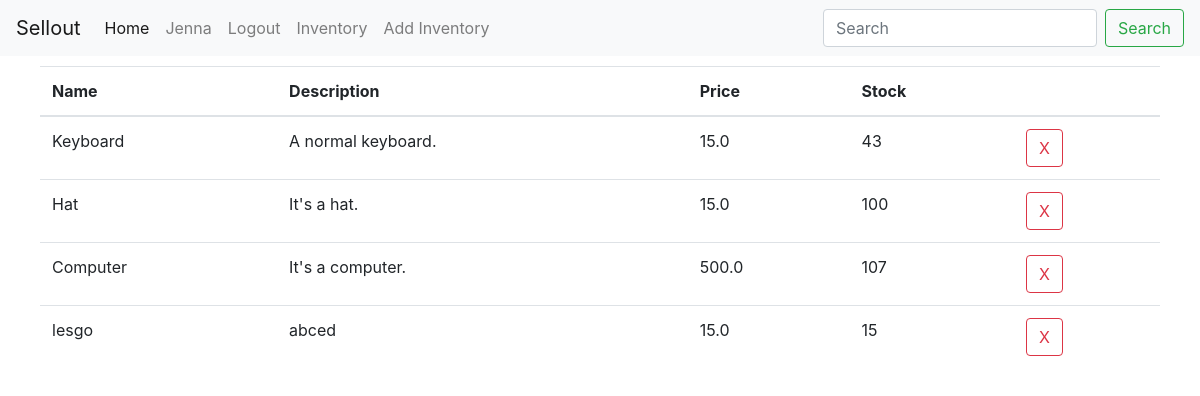
Before: /inventory (signed in) with the older database file.
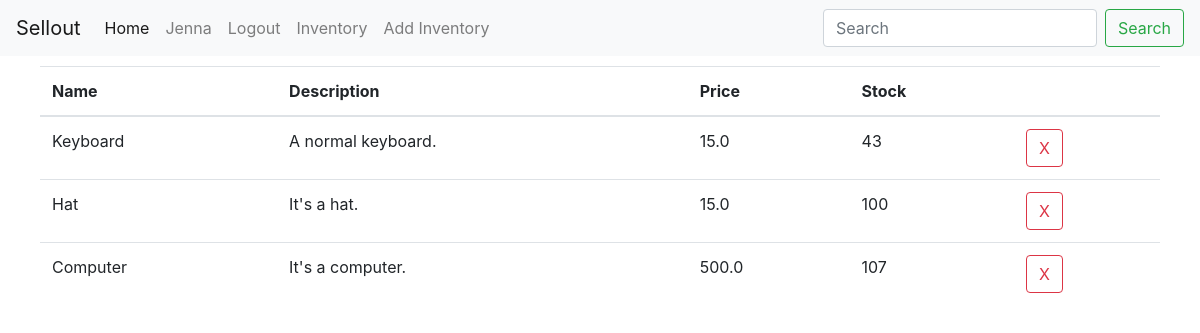
After: the same page with the newer database file.
### app/models.py (models this page shows, shortened)
class User(UserMixin, db.Model):
    id              = db.Column(db.Integer, primary_key=True)
    username        = db.Column(db.String(64), index=True, unique=True)
    email           = db.Column(db.String(120), index=True, unique=True)
    firstname       = db.Column(db.String(64))
    lastname        = db.Column(db.String(64))
    phone           = db.Column(db.String(16))
    usertype        = db.Column(db.String(16))
    address         = db.Column(db.String(64))
    password_hash   = db.Column(db.String(128))
    items           = db.relationship('Item', backref='vendor', lazy='dynamic')
    cart            = db.relationship('Cart', uselist=False, back_populates='customer')

class SearchableMixin(object):
    @classmethod
    def search(cls, expression, page, per_page):
        ids, total = query_index(cls.__tablename__, expression, page, per_page)
        if total == 0 or not len(ids):
            return cls.query.filter_by(id=0), 0
        when = []
        for i in range(len(ids)):
            when.append((ids[i], i))
        return cls.query.filter(cls.id.in_(ids)).order_by(
            db.case(when, value=cls.id)), total

class Item(SearchableMixin, db.Model):
    __searchable__ = ['title', 'description']
    id          = db.Column(db.Integer, primary_key=True)
    title       = db.Column(db.String(64))
    description = db.Column(db.String(300))
    price       = db.Column(db.Float)
    stock       = db.Column(db.Integer)
    featured    = db.Column(db.Boolean)
    image       = db.Column(db.String(64))
    vendorid    = db.Column(db.Integer, db.ForeignKey('user.id'))
    cartitem    = db.relationship('CartItem', backref='item', lazy='dynamic')
    order       = db.relationship('Order', backref='item', lazy='dynamic')
    tags        = db.relationship('ItemTag', backref='item', lazy='dynamic')

### app/routes.py (the view, shortened to what this page needs)
@app.route('/inventory',methods=["GET"])
def inventory():
    if not current_user.is_anonymous and current_user.usertype == 'Vendor':
        items = Item.query.filter_by(vendorid = current_user.id).all()
        return render_template('inventory.html',items = items)

### app/forms.py
class SearchForm(FlaskForm):
    query = StringField('Search', validators=[DataRequired()])
    def __init__(self, *args, **kwargs):
        if 'formdata' not in kwargs:
            kwargs['formdata'] = request.args
        if 'csrf_enabled' not in kwargs:
            kwargs['csrf_enabled'] = False
        super(SearchForm, self).__init__(*args, **kwargs)

### app/models.py (called while the page is built)
@login.user_loader
def load_user(id):
    return User.query.get(int(id))

### app/routes.py (called while the page is built)
@app.before_request
def before_request():
    g.search_form = SearchForm()

### app/templates/inventory.html
{% extends "base.html" %}
{% block app_content %}
<table class="table">
<thead>
    <th>Name</th>
    <th>Description</th>
    <th>Price</th>
    <th>Stock</th>
    <th></th>
</thead>
<tbody>
    {% for item in items %}
        <tr>
            <td>{{ item.title }}</td>
            <td>{{ item.description }}</td>
            <td>{{ item.price }}</td>
            <td>{{ item.stock }}</td>
            <td><a class="btn btn-outline-danger" href="{{ url_for('inventory', removed=item.id) }}" role="button">X</a></td>
        </tr>
    {% endfor %}
</tbody>
</table>
{% endblock %}

### app/templates/base.html (shortened to what this page needs)
<!DOCTYPE html>
<html lang="en">
    <head>
        <link href="{{ url_for("static", filename="css/bootstrap.min.css") }}" rel="stylesheet">
    </head>
    {% block navbar %}
    <nav class="navbar navbar-expand-lg navbar-light bg-light justify-content-between">
            <a class="navbar-brand" href="{{ url_for('index') }}">Sellout</a>
            <div class="collapse navbar-collapse" id="navbarNavDropdown">
              <ul class="navbar-nav">
                <li class="nav-item active">
                  <a class="nav-link" href="{{ url_for('index') }}">Home <span class="sr-only">(current)</span></a>
                </li>
                {% if current_user.is_anonymous %}
                <li class="nav-item">
                  <a class="nav-link" href="{{ url_for('login') }}">Login</a>
                </li>
                <li class="nav-item">
                  <a class="nav-link" href="{{ url_for('register') }}">Register</a>
                </li>
                {% else %}
                <li class="nav-item">
                  {% if current_user.usertype=='Customer' %}
                  <a class="nav-link" href="{{ url_for('customer', username=current_user.username) }}">{{ current_user.firstname }}</a>
                  {% elif current_user.usertype=='Vendor' %}
                  <a class="nav-link" href="{{ url_for('vendor', username=current_user.username) }}">{{ current_user.firstname }}</a>
                  {% elif current_user.usertype=='Admin' %}
                  <a class="nav-link" href="{{ url_for('admin', username=current_user.username) }}">{{ current_user.firstname }}</a>
                  {% endif %}
                </li>
                <li class="nav-item">
                  <a class="nav-link" href="{{ url_for('logout') }}">Logout</a>
                </li>
                {% endif %}
                {% if not current_user.is_anonymous and current_user.usertype!='Customer' and current_user.usertype!='Admin'%}
                <a class="nav-link" href="{{ url_for('inventory') }}">Inventory</a>
                <a class="nav-link" href="{{ url_for('add_item') }}">Add Inventory</a>
                {% endif %}
              </ul>
            </div>
            <form class="form-inline" method="get" action="{{ url_for('search') }}">
                {{ g.search_form.query(size=20, class='form-control mr-sm-2', placeholder=g.search_form.query.label.text) }}
                <button class="btn btn-outline-success my-2 my-sm-0" type="submit">Search</button>
            </form>
          </nav>
    {% endblock %}
    <body>
        {% block content %}
        <div class="container" style="padding: 10px">
            {% block app_content %}{% endblock %}
        </div>
        {% endblock %}
        <link rel="stylesheet" href="https://stackpath.bootstrapcdn.com/bootstrap/4.3.1/css/bootstrap.min.css">
    </body>
</html>

Changed rows visible on the page:
removed Item: title "lesgo", description "abced", price "15.0", stock "15"
